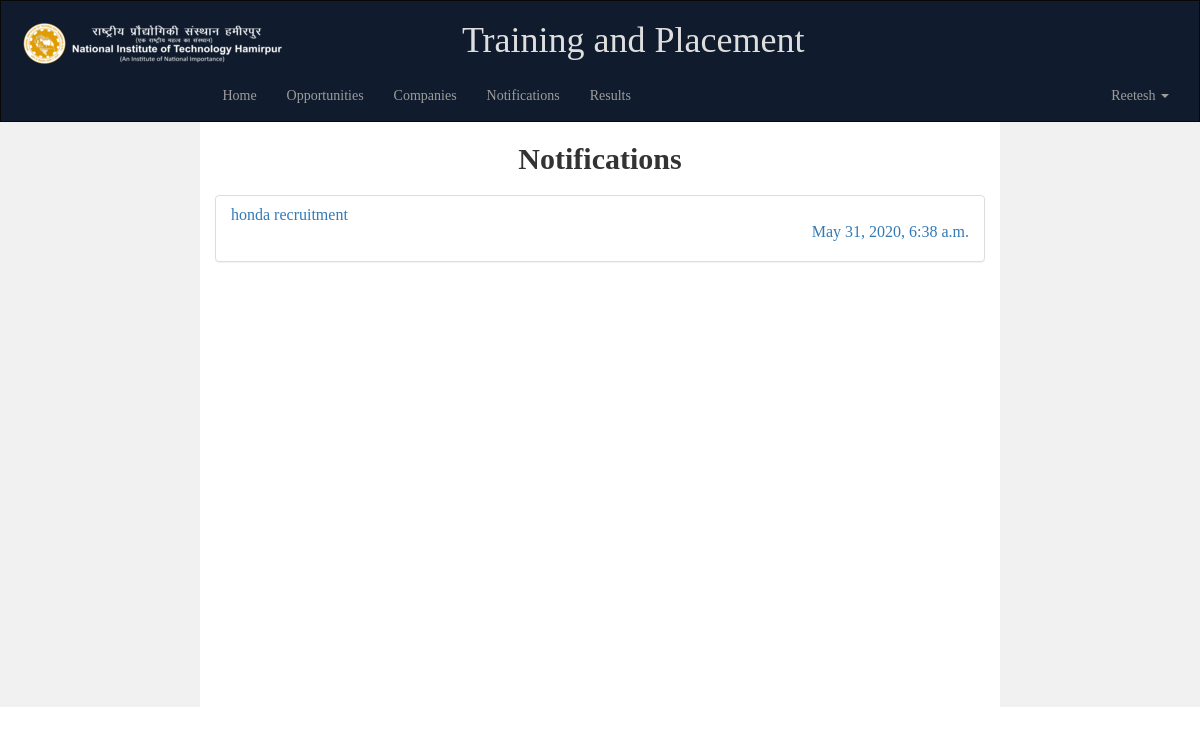
The app's page /notifications/ (signed in) with its own data.
### app/models.py (models this page shows, shortened)
class Student(models.Model):
	s_id		=		models.AutoField(primary_key=True)
	college_id	=		models.CharField(max_length=100,unique=True)
	roll		= 		models.CharField(max_length=100,unique=True)
	name        =		models.CharField(max_length=100)
	email       =		models.EmailField(max_length=100,unique=True)
	password    =		models.CharField(max_length=100)
	phone       =		models.CharField(max_length=100)
	gender      =		models.CharField(max_length=100)
	y_id        =		models.ForeignKey(Year, on_delete=models.DO_NOTHING)            												 #foreign key to year table
	branch		=		models.CharField(max_length=100)
	prn			=		models.CharField(max_length=500,unique=True,null=True,blank=True)
	birth_date	=		models.DateField(null=True,blank=True)
	per_address =		models.CharField(max_length=1000,null=True,blank=True)
	cur_address =		models.CharField(max_length=1000,null=True,blank=True)
	city		=		models.CharField(max_length=100,null=True,blank=True)
	aadhar_number=		models.CharField(max_length=500,null=True,blank=True)
	pan_number	 =		models.CharField(max_length=500,null=True,blank=True)
	passport_number=	models.CharField(max_length=500,null=True,blank=True)
	tenth_board =		models.CharField(max_length=500,null=True,blank=True)
	tenth_marks	=		models.FloatField(null=True,blank=True)
	tenth_schoolname=	models.CharField(max_length=1000,null=True,blank=True)
	tenth_city	=		models.CharField(max_length=500,null=True,blank=True)
	tenth_yeargap =  	models.BooleanField(default=False)
	tenth_yeargap_reason=models.CharField(max_length=1000,null=True,blank=True)
	is_diploma	  =		models.BooleanField(default=False)
	twelveth_board= 	models.CharField(max_length=500,null=True,blank=True)
	twelveth_year = 	models.CharField(max_length=100,null=True,blank=True)
	twelveth_marks=		models.FloatField(null=True,blank=True)
	twelveth_schoolname=models.CharField(max_length=1000,null=True,blank=True)
	twelveth_city	=	models.CharField(max_length=500,null=True,blank=True)
	twelveth_yeargap=	models.BooleanField(default=False)
	twelveth_yeargap_reason=models.CharField(max_length=1000,null=True,blank=True)
	diploma_board = 	models.CharField(max_length=500,null=True,blank=True)
	diploma_marks =		models.FloatField(null=True,blank=True)
	diploma_outof =		models.FloatField(null=True,blank=True)
	diploma_year  = 	models.CharField(max_length=100,null=True,blank=True)
	cgpi		  =		models.FloatField(null=True,blank=True)
	average		  =		models.FloatField(null=True,blank=True)
	active_back	 =		models.IntegerField(default=0)
	passive_back = 		models.BooleanField(default=False)
	course = models.CharField(max_length=10, null=True, blank=True, default="BE")
	me_fy_marks = models.FloatField(null=True,blank=True)
	me_sy_marks = models.FloatField(null=True,blank=True)
	be_collegename = models.CharField(max_length=1000,null=True,blank=True)
	be_university = models.CharField(max_length=1000,null=True,blank=True)
	be_passing_year = models.CharField(max_length=100,null=True,blank=True)
	be_yeargap = models.BooleanField(default=False)
	be_yeargap_reason = models.CharField(max_length=1000,null=True,blank=True)
	placed		=		models.BooleanField(default=False)
	url			=		models.CharField(max_length=500,null=True,blank=True)
	c_id		=		models.ForeignKey(Company,on_delete=models.SET_NULL,null=True,blank=True)			#foreign key o company table
	lock		=		models.BooleanField(default=False)
	update_marks =   	models.IntegerField(default=0)  ### option to be opened after results

class Message(models.Model):
	msg_id		=	models.AutoField(primary_key=True)
	timestamp 	=	models.DateTimeField()
	important 	=	models.BooleanField(default=False)
	title		=	models.CharField(max_length=200,default="")
	message		=	models.CharField(max_length=10000,default="",null=True,blank=True)
	url			=	models.CharField(max_length=50,null=True,blank=True)

### app/views.py (the view)
# urls.py: url(r'^notifications/$',views.get_notifications_page),
def get_notifications_page(request):
    if not request.session.get("name"):
        return render(request,'app/redirect2.html',{})
    else:
        get_mail = request.session["email"]
        name = request.session["name"]
        notifications = Message.objects.all().order_by('-msg_id')
        if Admin.objects.filter(email=get_mail).exists():
            login = 1
            print("Admin login")
            lock=0
            return render(request, 'app/notification.html',{"notifications": notifications, "name": name, "login": login})
        elif Student.objects.filter(email=get_mail).exists():
            login = 2
            print("Student login")
            student = Student.objects.get(email=get_mail)
            lock = student.lock
            update_marks = student.update_marks
            return render(request, 'app/notification.html',{"notifications": notifications, "name": name, "login": login, "lock": lock,"update_marks":update_marks})

### app/templates/app/notification.html (shortened to what this page needs)
<!DOCTYPE html>
<html lang="en">
<head>
  <link rel="stylesheet" href="/static/css/bootstrap.min.css">
  </head>
<body>
<nav class="navbar navbar-inverse">
  <div class="container-fluid">
<h1 class="text-center">
<a class="pull-left" href="/">
<img class="img-responsive" style="vertical-align: bottom;" src="/static/pict_logo.png" alt="pict logo"/>
</a><span style="margin-left: -20%; color: rgb(222, 222, 222);">Training and Placement</span></h1>
    <div class="collapse navbar-collapse" id="myNavbar">
      <ul class="nav navbar-nav" style="margin-left:15.5%;">
        <li><a href="/">Home</a></li>
         {% if login == 2 %}
               <li><a href="/opportunities/">Opportunities</a></li>
        {% endif %}
    <li><a href="/companies/">Companies</a></li>
    <li><a href="/notifications/">Notifications</a></li>
     <li><a href="/results/">Results</a></li>
      </ul>
      <ul class="nav navbar-nav navbar-right">
    <li class="dropdown">
          <a class="dropdown-toggle" data-toggle="dropdown" href="#">{{name}} <span class="caret"></span></a>
        </li>
     </ul>
    </div>
  </div>
</nav>
<div class="container-fluid ">
  <div class="row content">
    <div class="col-sm-2 sidenav ">
    </div>
    <div class="col-sm-8 text-left">
      <h2 class="text-center" style="margin-bottom:20px;"><b>Notifications</b></h2>
    <div class="panel-group" id="accordion">
    {% for message in notifications %}
    <div class="panel panel-default">
        <a href="#{{forloop.counter}}" data-toggle="collapse" data-parent="#accordion">
      <div class="panel-heading">
        <h4 class="panel-title">
          {{message.title}}
           <p style="text-align:right">
               {{message.timestamp}}</p></h4>
      </div>
    </a>
    </div>
          {% endfor %}
    </div>
    </div>
    <div class="col-sm-2 sidenav">
    </div>
  </div>
</div>
</body>
</html>

### app/templates/app/notification.html (style rules this page uses)
.navbar { margin-bottom: 0; border-radius: 0; background-color:#101B2D; font-family: Georgia, Times, "Times New Roman", serif; }
.row.content { height: 450px }
.sidenav { padding-top: 20px; background-color: #f1f1f1; height: 130%; }
body { font-family: Georgia, Times, "Times New Roman", serif; }

### records on screen
Student: name "Reetesh"
Message: title "honda recruitment", timestamp "May 31, 2020, 6:38 a.m."
